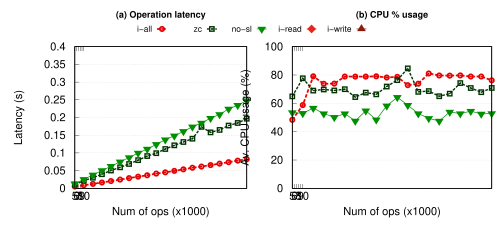

Reproduce this figure in gnuplot.
set term postscript color eps enhanced 22
set encoding utf8
load "styles.inc"
set output "lmbench_static.eps"

f(x)=1000000

NX=2
NY=1
# Size of graphs
SX=0.85
SY=0.675

# Margins
MX=0.075
MY=0.075
# Space between graphs
IX=-0.4
IY=0
# Space for legends
LX=0.05
LY=0.01


NUM_WORKERS=1



set size 1.0,0.65

set lmargin MX+4
set rmargin MX+6

set tmargin MY+5.56
set bmargin MY+0.5

set multiplot

set ytics nomirror
set grid y

set origin MX+LX+0*(IX+SX)-0.05,MY+0*(IY+SY)+LY
set size 0.53,SY




set xlabel "Num of ops (x1000)" font ",16"
set xtics("1" 1000,"2" 2000, "3" 3000, "4" 4000, "5" 5000, "6" 6000, "7" 7000, "8" 8000, "9" 9000, "10" 10000)

set xtics offset 0,0.5,0
set xtics font ",16"
set xlabel offset 0,1,0

#set key box
#set key spacing 1.25 font ",10"
#set key invert reverse Left outside
#set key ins vert
#set key left top

set key maxrows 1 samplen 1.1 width -1 invert center at graph 1,1.125 font ",12"
#set key maxrows 1 samplen 1.1 width -2 invert reverse at graph 1.,1.08 font ",12"
#set key horizontal font "Helvetica, 20" width 1.8 at  2.1,1.08, graph 0.1 center maxrows 1
#------------------------------------------Plots-------------------------------------------------

set title "(a) Operation latency" font "Helvetica-bold,13" offset 0,1

#set title "(a) Operation throughput" font "Helvetica-bold,13" offset 0,1
#set ytics("100" 100000 ,"200" 200000, "300" 300000, "400" 400000, "500" 500000, "600" 600000, "700" 700000, "800" 800000, "900" 900000, "1000" 1000000)

set ytics font ",16"
set ylabel "Latency (s)" font ",16" offset 1.5,0

set yrange [0:0.4]

plot\
	f(x) w lp ls 2006 title "i-all",\
	f(x) w lp ls 2004 title "zc",\
    f(x) w lp ls 2005 title "no-sl",\
	f(x) w lp ls 2001 title "i-read",\
	f(x) w lp ls 2002 title "i-write",\
	'data/lmbench/intel-1thread/intel_all.csv' using 1:2 notitle 'i-all' with lines ls 2006,\
	'' every 1 using 1:2  notitle '' with points ls 2006, \
  	'data/lmbench/intel-1thread/zc.csv' using 1:2 notitle 'zc' with lines ls 2004, \
	'' every 1 using 1:2  notitle '' with points ls 2004, \
    'data/lmbench/no_sl.csv' using 1:2 notitle 'no_sl' with lines ls 2005, \
	'' every 1 using 1:2  notitle '' with points ls 2005, \
	'data/lmbench/intel-1thread/intel_read.csv' using 1:2 notitle 'i-read' with lines ls 2001,\
	'' every 1 using 1:2  notitle '' with points ls 2001, \
	'data/lmbench/intel-1thread/intel_write.csv' using 1:2 notitle 'i-write' with lines ls 2002,\
	'' every 1 using 1:2  notitle '' with points ls 2002
	


unset ylabel
set lmargin MX+1

set origin MX+LX+1*(IX+SX)-0.01,MY+0*(IY+SY)+LY


set title "(b) CPU % usage" font "Helvetica-bold,13" offset 0,1
set ytics font ",16"
set ylabel "Av. CPU usage (%)" font ",16" offset 1.5,0

set xlabel "Num of ops (x1000)" font ",16"
set xtics("1" 1000,"2" 2000, "3" 3000, "4" 4000, "5" 5000, "6" 6000, "7" 7000, "8" 8000, "9" 9000, "10" 10000)
set xtics font ",16"



set datafile separator ","
unset key
set yrange [0:100]


plot\
	f(x) w lp ls 2006 title "i-all",\
	f(x) w lp ls 2004 title "zc",\
    f(x) w lp ls 2005 title "no-sl",\
	f(x) w lp ls 2001 title "i-read",\
	f(x) w lp ls 2002 title "i-write",\
	'data/lmbench/intel-1thread/intel_all.csv' using 1:4 notitle 'i-all' with lines ls 2006,\
	'' every 1 using 1:4  notitle '' with points ls 2006, \
  	'data/lmbench/intel-1thread/zc.csv' using 1:4 notitle 'zc' with lines ls 2004, \
	'' every 1 using 1:4  notitle '' with points ls 2004, \
    'data/lmbench/no_sl.csv' using 1:4 notitle 'no_sl' with lines ls 2005, \
	'' every 1 using 1:4  notitle '' with points ls 2005, \
	'data/lmbench/intel-1thread/intel_read.csv' using 1:4 notitle 'i-read' with lines ls 2001,\
	'' every 1 using 1:4  notitle '' with points ls 2001, \
	'data/lmbench/intel-1thread/intel_write.csv' using 1:4 notitle 'i-write' with lines ls 2002,\
	'' every 1 using 1:4  notitle '' with points ls 2002

	

!epstopdf "lmbench_static.eps"
!rm "lmbench_static.eps"
quit
